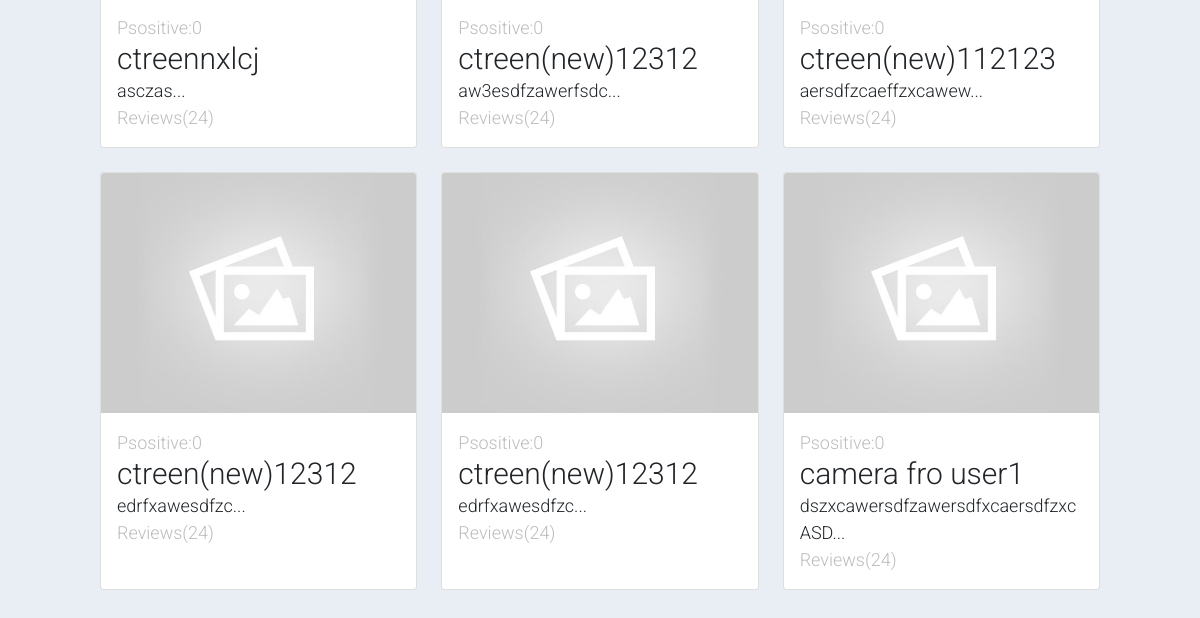
The app's page / (lower part), older data.
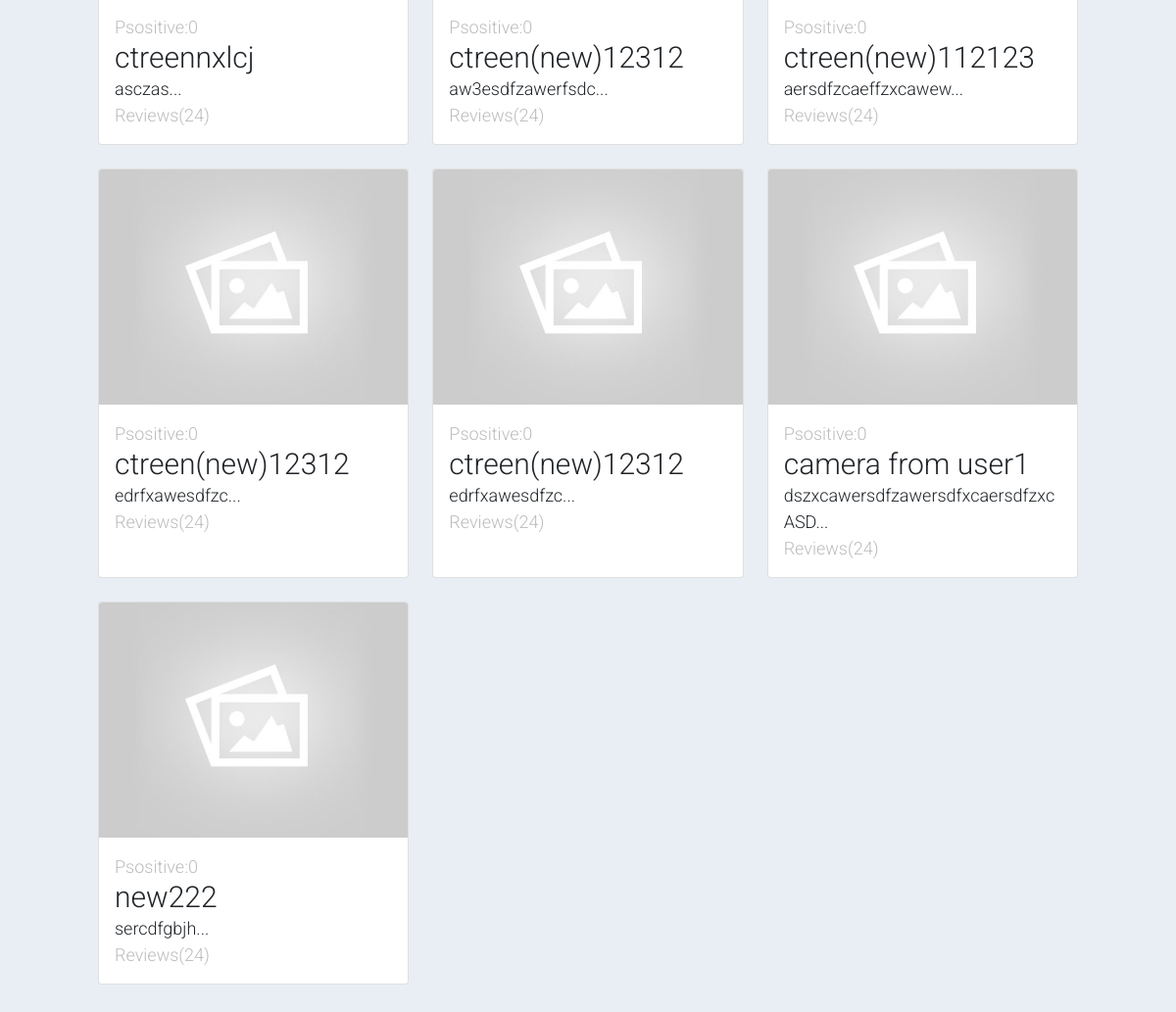
The same page, newer data.
### services/models.py (models this page shows, shortened)
class Event_Services(models.Model):
    service_owner=models.ForeignKey(profile,on_delete=models.CASCADE,null=True,blank=True)
    service_name = models.CharField(max_length=200)
    service_description = models.TextField()
    category = models.ForeignKey('Service_Category',on_delete= models.CASCADE, null=True, blank=True)
    featured_image = models.ImageField(null=True,blank=True,default="default.jpg")
    price = models.IntegerField(null=True,blank=True)
    vote_total = models.IntegerField(default=0,null=True, blank=True)
    vote_ratio = models.IntegerField(default=0,null=True, blank=True)
    created = models.DateTimeField(auto_now_add=True)
    id = models.UUIDField(default=uuid.uuid4, unique=True, primary_key=True,editable=False)

### users/views.py (the view)
# urls.py: path('', views.HomePage, name='index'),
def HomePage(request):
    profiles = profile.objects.all()
    service = Event_Services.objects.all()
    context={'profile':profiles,'service':service}
    return render(request,'customer/index.html',context)

### users/templates/customer/index.html (shortened to what this page needs)
{% extends 'customer/nav.html' %}
{% block content %}
    <section class="bg-light">
        <div class="container py-5">
            <div class="row">
                {% for service in service %}
                <div class="col-12 col-md-4 mb-4">
                    <div class="card h-100">
                        <a href="{% url 'service-page' pk=service.id %}">
                            <img src="{{service.featured_image.url}}" class="card-img-top" alt="{{service.service_name}}">
                        </a>
                        <div class="card-body">
                            <ul class="list-unstyled d-flex justify-content-between">
                                <li class="text-muted text-right">Psositive:{{service.vote_ratio}}</li>
                            </ul>
                            <a href="{% url 'service-page' pk=service.id %}" class="h2 text-decoration-none text-dark">{{service.service_name}}</a>
                            <p class="card-text">
                                {{service.service_description|slice:50}}...
                            </p>
                            <p class="text-muted">Reviews(24)</p>
                        </div>
                    </div>
                </div>
                {% endfor %}
            </div>
        </div>
    </section>
{% endblock content %}

Row changes from the older to the newer data that the page shows:
changed Event_Services "dszxcawersdfzawersdfxcaersdfzxcASD": service_name "camera fro user1" → "camera from user1"
added Event_Services: featured_image (placeholder picture), vote_ratio "0", service_name "new222", service_description "sercdfgbjh"
